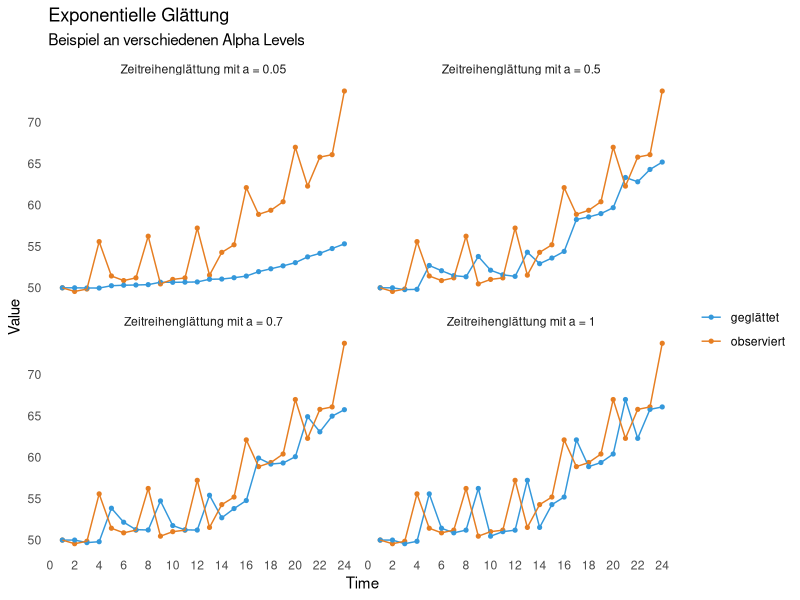
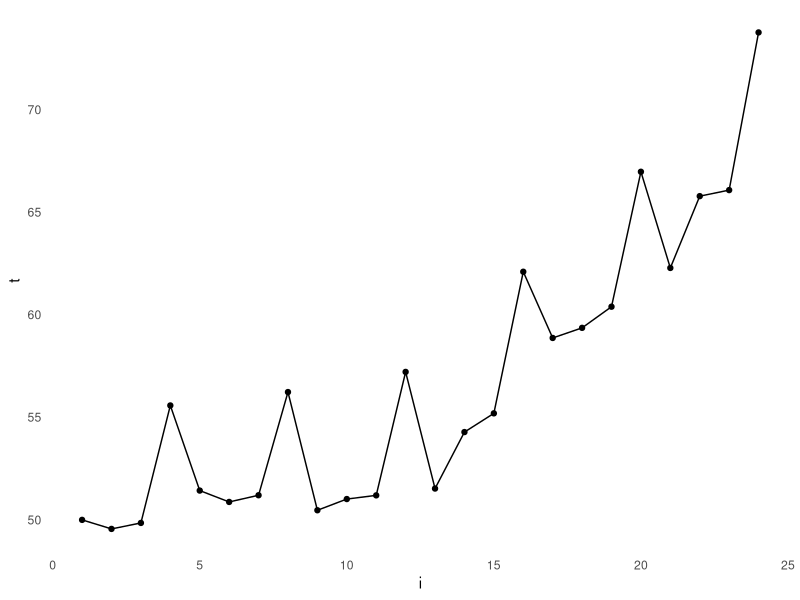

Recreate these plots in R, in order. (Note: this script raises an error after producing the figures.)

# ------------------------------------------------------------------------------------------------
# Title:  Exponentielle GLättung
# Autor:  Dominik Peter
# Date:   2017-04-01
# ------------------------------------------------------------------------------------------------


library(ggplot2)
library(dplyr)
library(tidyr)
library(purrr)

# set.seed(23)

randomTime <- function(n, init,
                       t, s,
                       period,
                       returnDF=TRUE, ...){
  time <- vector(mode="double")
  time[1] <- init
  error <- rnorm(n, ...)
  for (i in 2:n){
    time[i] <- (time[i-1] * (1+t)) + error[i]
  }
  intv <- n %/% period * period
  seasonal <- seq(from = 0,
                  to = intv,
                  by = period)[-1]
  
  time[seasonal] <- time[seasonal] * (1+s)
  if (returnDF){
    df <- data.frame(i = 1:n, t = time)
    return(df)
  }
  time
}

exp_smoothing <- function(t, a = 0.2){
  smoothed <- vector(mode = "double", length = length(t))
  smoothed[1] <- t[1]
  for(i in 2:length(t)){
    error <- t[i-1] - smoothed[i-1]
    smoothed[i] <- smoothed[i-1] + a * error
  }
  smoothed
}

# --------------------
N <- 24
Start <- 50
trend <- +0.02
ses <- 0.1
period <- 4
# --------------------

rt <- randomTime(N, Start, trend, ses, period)
rt_list <- lapply(1:4, function(x) rt)

alphas <- c(0.05, 0.5, 0.7, 1)

smoothing <- function(x, y){
  x$smoothed <- exp_smoothing(x$t, y)
  x$a <- y
  x
}

purrr::map2(rt_list, alphas, .f=smoothing) %>% 
  bind_rows(.id = "serie") %>% 
  mutate(serie = paste("Zeitreihenglättung mit a =", a)) %>% 
  select(-a, serie, i, observiert=t, geglättet=smoothed) %>% 
  gather(id, value, -i,-serie) %>% 
  ggplot(aes(x=i,y=value, color=id)) +
  geom_point(size=1.1) +
  geom_line() +
  theme_minimal() +
  theme(panel.grid = element_blank()) +
  xlab("Time") +
  ylab("Value") +
  ggtitle("Exponentielle Glättung", subtitle = "Beispiel an verschiedenen Alpha Levels") +
  scale_color_manual(values = c("#3498db", "#e67e22"), name="") +
  scale_x_continuous(breaks = seq(0, N, 2)) +
  facet_wrap(~serie)





rt %>% 
  ggplot(aes(x=i, y=t, group=1)) +
  geom_point() +
  geom_line() + 
  theme_minimal() +
  theme(panel.grid = element_blank())

costFunction <- function(alpha, t){
  esm <- exp_smoothing(t, alpha)
  cost <- sqrt(sum((esm-t)^2))
  cost
}  

# search optim by function
# -------------------------------------------
opti <- optimize(costFunction, interval = c(0,1), rt$t)
opti


# search optim by iter
# -------------------------------------------
map_df(.x = seq(0,1,by=0.025),
       .f=function(x) data.frame(i = x,
                                 cost = costFunction(x, time2$t))) %>% 
  ggplot(aes(x=i,y=cost, group=1)) + 
  geom_point(size=2) +
  geom_line() +
  theme_minimal() +
  theme(panel.grid = element_blank()) +
  ggtitle("Optimales Alpha für exponentielle Glättung",
          subtitle = paste("Berechnetes Optimum bei a =", round(opti$minimum, 4))) +
  ylab("Kosten") +
  xlab("\nIteration") +
  geom_vline(aes(xintercept=opti$minimum), color = "#9b59b6")
